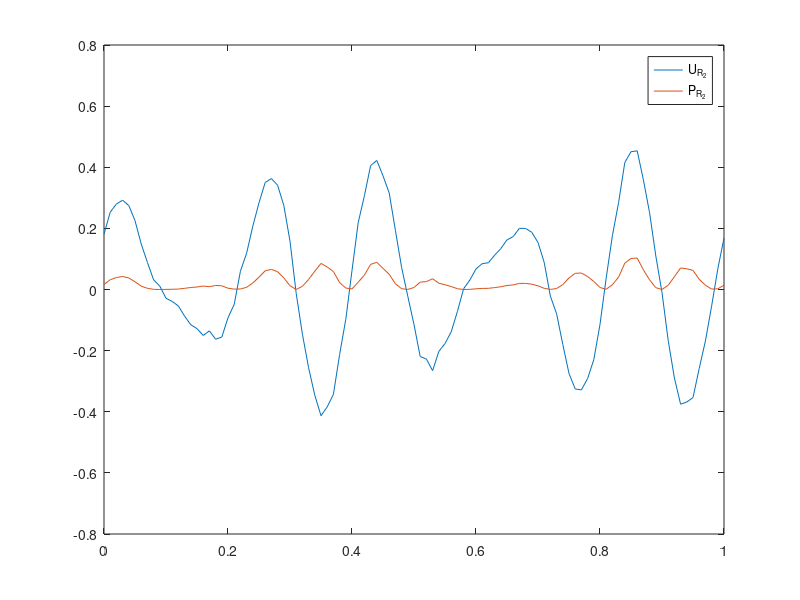

Write the MATLAB code that produced this figure. (Note: this script raises an error after producing the figure.)
%% Daudzkonturu shemas simulacija
%% 4.lab. darbs
R1=1;R2=2;R3=3;R4=4;R5=5;R6=6;R7=7;
E1=1;E2=2;E3=3;

R=[R1+R2+R3  -R2  0;
    -R2  R2+R4+R5  -R5;
    0  -R5  R6+R7+R5];

E=[E1;-E2;-E3];

% Risinasim doto vienadojuma sistemu
Ik=R\E
% Esam atradusi kontrstravas
% ir jaatrod IR5-?; UR5-? PR5-?
% Strava
IR5=Ik(3)-Ik(2)
% Spriegums
UR5=IR5*R5
% Jauda
PR5=IR5*UR5
%% sarezgisim uzdevumu
% Tagad katram avotam bus tris spriegumi
E1=[1 -1 0];
E2=[2 -2 0];
E3=[3 -3 0];
% japardefine E matrica
E=[E1; -E2; - E3];
% risinasim 3 vienadojumu sistemu

Ik=R\E

% atradisim IR6-? UR6-? PR6-?
% Strava
IR6=Ik(3,:);% visa 3-sa rinda
% Spriegums
UR6=IR6*R6
% Jauda
PR6=UR6.*IR6
%% Laika mainigie signali
t=0:0.01:1;
E1t=sin(2*pi*5*t);
E2t=cos(2*pi*7*t);
E3t=rand(size(t));
% pardefinesim E matricu
E=[E1t;-E2t;-E3t];
% risinasim
Ik=R\E;
% atradisim un uzzimesim
% IR2(t),UR2(t),PR2(t)-?
% Strava
IR2=Ik(1,:)-Ik(2,:);
UR2=IR2.*R2;
PR2=UR2.*IR2;
plot(t,UR2,t,PR2);
legend('U_{R_2}','P_{R_2}')
%% cits veids ka zimet sada veida grafikus
figure
yyaxis left
plot(t,UR2);
ylabel('U_{R2}(t)')
yyaxis right
plot(t,PR2);
ylabel('P_{R2}(t)')
xlabel('laiks, t,s')
%% Rezultatu parbaude
% UR1+UR2+UR3-E1==0
UR1=Ik(1,:).*R1;
UR3=Ik(1,:).*R3;
Utst=UR1+UR2+UR3-E1t;
figure
plot(t,Utst)